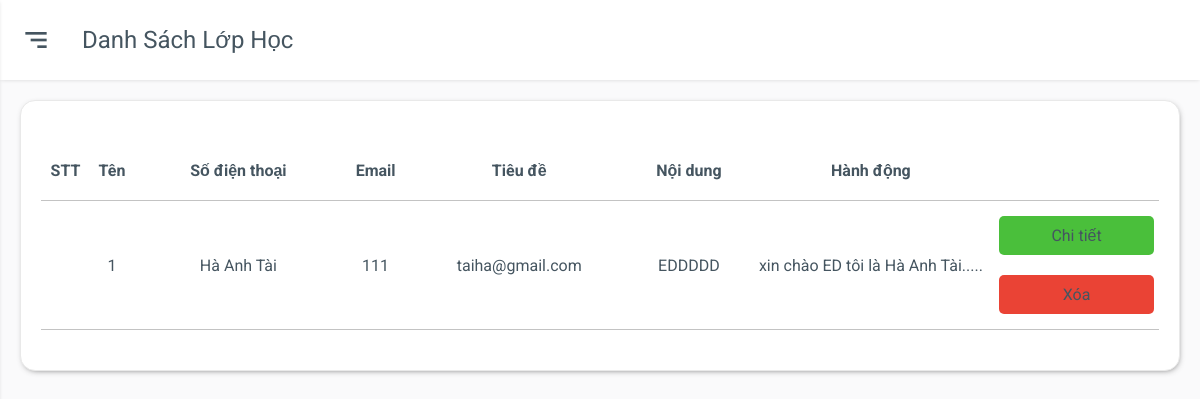
Screenshot of /admin/listcontact.php (signed in) with the database file from the repository.
### tables this page shows
CREATE TABLE `tbl_contact` (
  `contactId` int(11) NOT NULL,
  `contactName` varchar(255) NOT NULL,
  `contactPhone` int(11) NOT NULL,
  `contactEmail` varchar(255) NOT NULL,
  `contactTitle` text NOT NULL,
  `contactContent` text NOT NULL
);

### lib/database.php (called while the page is built, shortened)
<?php
Class Database{
   public $host   = DB_HOST;
   public $user   = DB_USER;
   public $pass   = DB_PASS;
   public $dbname = DB_NAME;
   public $link;
private function connectDB(){
   $this->link = new mysqli($this->host, $this->user, $this->pass,$this->dbname);
  mysqli_set_charset($this->link,"utf8");
 }
public function select($query){
  $result = $this->link->query($query) or
   die($this->link->error.__LINE__);
  if($result->num_rows > 0){
    return $result;
  } else {
    return false;
  }
 }
}
?>

### classes/contact.php (called while the page is built, shortened)
<?php
    $filepath = realpath(dirname(__FILE__));
    include_once ($filepath.'/../lib/database.php');
    include_once ($filepath.'/../helpers/format.php');
?>
<?php
 class contact
 {
    private $db;
    public function __construct()
    {
        $this->db = new Database();
    }
    public function show_contact(){
        $query = "SELECT * FROM tbl_contact ORDER BY contactId DESC" ;
        $show_contact = $this->db->select($query);
        return $show_contact;
    }
}
?>

### helpers/format.php (called while the page is built, shortened)
<?php
class Format{
 public function textShorten($text, $limit = 400){
    $text = $text. " ";
    $text = substr($text, 0, $limit);
    $text = substr($text, 0, strrpos($text, ' '));
    $text = $text.".....";
    return $text;
 }
}
?>

### admin/listcontact.php (the view, shortened to what this page needs)
<?php
    $title = "Danh sách lớp học";
    include './inc/sidebar.php';
    include '../classes/contact.php';
    include_once '../helpers/format.php';
?>
<?php
    $contact = new contact();
    $fm = new Format();
?>
<div class="main">
    <div class="main-header">
        <div class="mobile-toggle" id="mobile-toggle">
            <i class='bx bx-menu-alt-right'></i>
        </div>
        <div class="main-title">
            <?php
            echo $title;
            ?>
        </div>
    </div>
    <div class="main-content">
        <div class="row">
            <div class="col-12">
                <div class="box">
                    <div class="box-body overflow-scroll">
                        <table>
                            <thead>
                                <tr class="box-item-header">
                                    <th>STT</th>
                                    <th>Tên</th>
                                    <th>Số điện thoại</th>
                                    <th>Email</th>
                                    <th>Tiêu đề</th>
                                    <th>Nội dung</th>
                                    <th>Hành động</th>
                                </tr>
                            </thead>
                            <tbody>
                                <?php
                                    $show_contact = $contact->show_contact();
                                    if(isset($show_contact))
                                    {
                                        $i = 0;
                                        while($result = $show_contact->fetch_assoc()){
                                            $i++;
                                ?>
                                <tr class="box-item">
                                    <td>
                                        <?php echo $i?>
                                    </td>
                                    <td>
                                        <a href="contactdetails.php?Id=<?php echo $result['contactId'] ?>">
                                            <?php echo $result['contactName']; ?>
                                        </a>
                                    </td>
                                    <td>
                                        <?php echo $result['contactPhone']; ?>
                                    </td>
                                    <td>
                                        <?php echo $result['contactEmail']; ?>
                                    </td>
                                    <td>
                                        <?php echo $result['contactTitle']; ?>
                                    </td>
                                    <td>
                                        <?php echo $fm->textShorten($result['contactContent'],100); ?>
                                    </td>
                                    <td>
                                        <div class=" action-box">
                                            <a href="contactdetails.php?Id=<?php echo $result['contactId'] ?>"
                                                class="action-box__details">Chi tiết</a>
                                            <a href="listcontact.php?delid=<?php echo $result['contactId'] ?>"
                                                class="action-box__remove">Xóa</a>
                                        </div>
                                    </td>
                                </tr>
                                <?php
                                        }
                                    }
                                    ?>
                            </tbody>
                        </table>
                    </div>
                </div>
            </div>
        </div>
    </div>
</div>
<?php
    include './inc/footer.php';
?>

### admin/css/grid.css (style rules this page uses)
.row { display: flex; flex-wrap: wrap; margin: 0 -15px; }
[class*="col-"] { padding: 0 15px; margin-bottom: 20px; }
.col-12 { width: 100%; }

### admin/css/app.css (style rules this page uses)
:root { --body-bg: #fafafb; --box-bg: #ffffff; --main-color: #0652dd; --text-color: #455560; --text-second-color: #72849ab3; --border-color: #e9e9e9; --menu-item-active-bg: rgba(62, 121, 247, 0.1); --black: #000; --box-border-radius: 15px; --sidebar-size: 260px; --sidebar-logo-img-size: 45px; --sidebar-logo-size: 80px; --profile-image-size: 45px; --main-header-height: 80px; --shadow: 0 1px 4px -1px rgb(0 0 0 / 15%); --darkmode-toggle-size: 20px; --while: #fff; }
* { padding: 0; margin: 0; box-sizing: border-box; }
body { font-family: "Roboto", sans-serif; background-color: var(--body-bg); color: var(--text-color); position: relative; }
a { text-decoration: none; color: unset; display: inline-block; }
.main { padding-left: var(--sidebar-size); }
.main-header { height: var(--main-header-height); display: flex; align-items: center; padding: 20px; background-color: var(--box-bg); box-shadow: var(--shadow); }
.mobile-toggle { display: none; }
.main-title { text-transform: capitalize; font-size: 1.5rem; }
.main-content { padding: 20px; }
.box { background-color: var(--box-bg); padding: 20px; border: 0.5px solid var(--border-color); border-radius: var(--box-border-radius); margin-bottom: 20px; box-shadow: 1px 2px 7px -4px #333; }
.box-item, .box-item-header { border-bottom: 1px solid rgba(51, 51, 51, 0.295); }
.box-item p, .box-item a { padding: 20px; word-break: break-all; }
.box-item { position: relative; }
.box-item::before { content: ""; width: 100%; height: 0; right: 0; background: transparent; top: 0; left: 0; position: absolute; }
.box-body { padding: 20px 0; width: 100%; display: block; }
table { width: 100%; min-width: 1000px; border-collapse: collapse; }
table thead tr { text-align: left; }
table th { text-align: center; }
table th, table td { padding: 20px 0; }
table td { padding: 5px; text-align: center; max-width: 150px; text-align: center; }
.overflow-scroll { overflow-y: auto; }
@media only screen and (max-width: 1280px) { .main { padding-left: 0; } }
@media only screen and (max-width: 1280px) { .mobile-toggle, .sidebar-close { display: grid; place-items: center; font-size: 2rem; margin-right: 30px; cursor: pointer; } }
.action-box { display: flex; flex-direction: column; align-items: center; justify-content: center; }
.action-box a { padding: 10px 20px; margin: 10px 0; width: 100%; border-radius: 5px; }
.action-box__details { background-color: #4abf3b; }
.action-box__remove { background-color: #ea4335; }

### rows the page displays
tbl_contact: contactName "Hà Anh Tài", contactPhone "111", contactEmail "taiha@gmail.com", contactTitle "EDDDDD", contactContent "xin chào ED tôi là Hà Anh Tài....."

### other values shown
$title "Danh Sách Lớp Học"
